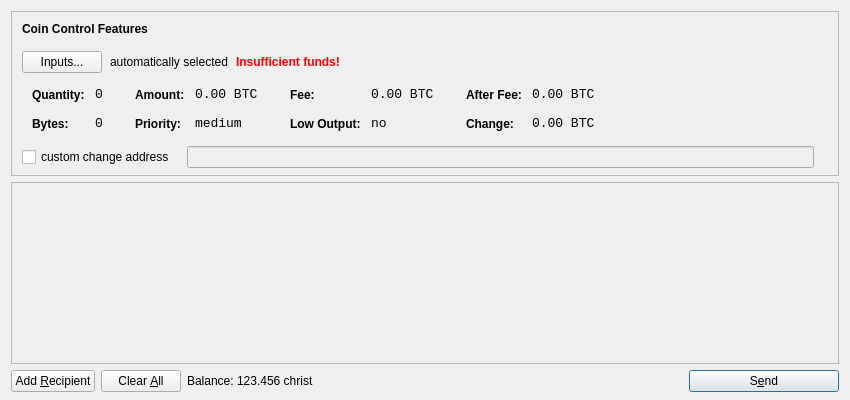
<?xml version="1.0" encoding="UTF-8"?>
<ui version="4.0">
 <class>SendCoinsDialog</class>
 <widget class="QDialog" name="SendCoinsDialog">
  <property name="geometry">
   <rect>
    <x>0</x>
    <y>0</y>
    <width>850</width>
    <height>400</height>
   </rect>
  </property>
  <property name="windowTitle">
   <string>Send Coins</string>
  </property>
  <layout class="QVBoxLayout" name="verticalLayout" stretch="0,1,0">
   <property name="bottomMargin">
    <number>8</number>
   </property>
   <item>
    <widget class="QFrame" name="frameCoinControl">
     <property name="sizePolicy">
      <sizepolicy hsizetype="Expanding" vsizetype="Expanding">
       <horstretch>0</horstretch>
       <verstretch>0</verstretch>
      </sizepolicy>
     </property>
     <property name="maximumSize">
      <size>
       <width>16777215</width>
       <height>16777215</height>
      </size>
     </property>
     <property name="frameShape">
      <enum>QFrame::StyledPanel</enum>
     </property>
     <property name="frameShadow">
      <enum>QFrame::Sunken</enum>
     </property>
     <layout class="QVBoxLayout" name="verticalLayoutCoinControl2">
      <property name="spacing">
       <number>-1</number>
      </property>
      <property name="leftMargin">
       <number>0</number>
      </property>
      <property name="topMargin">
       <number>0</number>
      </property>
      <property name="rightMargin">
       <number>0</number>
      </property>
      <property name="bottomMargin">
       <number>6</number>
      </property>
      <item>
       <layout class="QVBoxLayout" name="verticalLayoutCoinControl" stretch="0,0,0,0,1">
        <property name="spacing">
         <number>0</number>
        </property>
        <property name="leftMargin">
         <number>10</number>
        </property>
        <property name="topMargin">
         <number>10</number>
        </property>
        <item>
         <layout class="QHBoxLayout" name="horizontalLayoutCoinControl1">
          <property name="bottomMargin">
           <number>15</number>
          </property>
          <item>
           <widget class="QLabel" name="labelCoinControlFeatures">
            <property name="sizePolicy">
             <sizepolicy hsizetype="Preferred" vsizetype="Maximum">
              <horstretch>0</horstretch>
              <verstretch>0</verstretch>
             </sizepolicy>
            </property>
            <property name="font">
             <font>
              <weight>75</weight>
              <bold>true</bold>
             </font>
            </property>
            <property name="styleSheet">
             <string notr="true">font-weight:bold;</string>
            </property>
            <property name="text">
             <string>Coin Control Features</string>
            </property>
           </widget>
          </item>
         </layout>
        </item>
        <item>
         <layout class="QHBoxLayout" name="horizontalLayoutCoinControl2" stretch="0,0,0,0">
          <property name="spacing">
           <number>8</number>
          </property>
          <property name="bottomMargin">
           <number>10</number>
          </property>
          <item>
           <widget class="QPushButton" name="pushButtonCoinControl">
            <property name="styleSheet">
             <string notr="true"/>
            </property>
            <property name="text">
             <string>Inputs...</string>
            </property>
           </widget>
          </item>
          <item>
           <widget class="QLabel" name="labelCoinControlAutomaticallySelected">
            <property name="text">
             <string>automatically selected</string>
            </property>
            <property name="margin">
             <number>5</number>
            </property>
           </widget>
          </item>
          <item>
           <widget class="QLabel" name="labelCoinControlInsuffFunds">
            <property name="font">
             <font>
              <weight>75</weight>
              <bold>true</bold>
             </font>
            </property>
            <property name="styleSheet">
             <string notr="true">color:red;font-weight:bold;</string>
            </property>
            <property name="text">
             <string>Insufficient funds!</string>
            </property>
            <property name="margin">
             <number>5</number>
            </property>
           </widget>
          </item>
          <item>
           <spacer name="horizontalSpacerCoinControl">
            <property name="orientation">
             <enum>Qt::Horizontal</enum>
            </property>
            <property name="sizeHint" stdset="0">
             <size>
              <width>40</width>
              <height>1</height>
             </size>
            </property>
           </spacer>
          </item>
         </layout>
        </item>
        <item>
         <widget class="QWidget" name="widgetCoinControl" native="true">
          <property name="sizePolicy">
           <sizepolicy hsizetype="Preferred" vsizetype="Preferred">
            <horstretch>0</horstretch>
            <verstretch>0</verstretch>
           </sizepolicy>
          </property>
          <property name="minimumSize">
           <size>
            <width>0</width>
            <height>0</height>
           </size>
          </property>
          <property name="styleSheet">
           <string notr="true"/>
          </property>
          <layout class="QHBoxLayout" name="horizontalLayoutCoinControl5">
           <property name="margin">
            <number>0</number>
           </property>
           <item>
            <layout class="QHBoxLayout" name="horizontalLayoutCoinControl3" stretch="0,0,0,1">
             <property name="spacing">
              <number>20</number>
             </property>
             <property name="topMargin">
              <number>0</number>
             </property>
             <property name="bottomMargin">
              <number>10</number>
             </property>
             <item>
              <layout class="QFormLayout" name="formLayoutCoinControl1">
               <property name="horizontalSpacing">
                <number>10</number>
               </property>
               <property name="verticalSpacing">
                <number>14</number>
               </property>
               <property name="leftMargin">
                <number>10</number>
               </property>
               <property name="topMargin">
                <number>4</number>
               </property>
               <property name="rightMargin">
                <number>6</number>
               </property>
               <item row="0" column="0">
                <widget class="QLabel" name="labelCoinControlQuantityText">
                 <property name="styleSheet">
                  <string notr="true">font-weight:bold;</string>
                 </property>
                 <property name="text">
                  <string>Quantity:</string>
                 </property>
                 <property name="margin">
                  <number>0</number>
                 </property>
                </widget>
               </item>
               <item row="0" column="1">
                <widget class="QLabel" name="labelCoinControlQuantity">
                 <property name="font">
                  <font>
                   <family>Monospace</family>
                   <pointsize>10</pointsize>
                  </font>
                 </property>
                 <property name="cursor">
                  <cursorShape>IBeamCursor</cursorShape>
                 </property>
                 <property name="contextMenuPolicy">
                  <enum>Qt::ActionsContextMenu</enum>
                 </property>
                 <property name="text">
                  <string notr="true">0</string>
                 </property>
                 <property name="margin">
                  <number>0</number>
                 </property>
                 <property name="textInteractionFlags">
                  <set>Qt::LinksAccessibleByMouse|Qt::TextSelectableByKeyboard|Qt::TextSelectableByMouse</set>
                 </property>
                </widget>
               </item>
               <item row="1" column="0">
                <widget class="QLabel" name="labelCoinControlBytesText">
                 <property name="styleSheet">
                  <string notr="true">font-weight:bold;</string>
                 </property>
                 <property name="text">
                  <string>Bytes:</string>
                 </property>
                </widget>
               </item>
               <item row="1" column="1">
                <widget class="QLabel" name="labelCoinControlBytes">
                 <property name="font">
                  <font>
                   <family>Monospace</family>
                   <pointsize>10</pointsize>
                  </font>
                 </property>
                 <property name="cursor">
                  <cursorShape>IBeamCursor</cursorShape>
                 </property>
                 <property name="contextMenuPolicy">
                  <enum>Qt::ActionsContextMenu</enum>
                 </property>
                 <property name="text">
                  <string notr="true">0</string>
                 </property>
                 <property name="textInteractionFlags">
                  <set>Qt::LinksAccessibleByMouse|Qt::TextSelectableByKeyboard|Qt::TextSelectableByMouse</set>
                 </property>
                </widget>
               </item>
              </layout>
             </item>
             <item>
              <layout class="QFormLayout" name="formLayoutCoinControl2">
               <property name="horizontalSpacing">
                <number>10</number>
               </property>
               <property name="verticalSpacing">
                <number>14</number>
               </property>
               <property name="leftMargin">
                <number>6</number>
               </property>
               <property name="topMargin">
                <number>4</number>
               </property>
               <property name="rightMargin">
                <number>6</number>
               </property>
               <item row="0" column="0">
                <widget class="QLabel" name="labelCoinControlAmountText">
                 <property name="styleSheet">
                  <string notr="true">font-weight:bold;</string>
                 </property>
                 <property name="text">
                  <string>Amount:</string>
                 </property>
                 <property name="margin">
                  <number>0</number>
                 </property>
                </widget>
               </item>
               <item row="0" column="1">
                <widget class="QLabel" name="labelCoinControlAmount">
                 <property name="font">
                  <font>
                   <family>Monospace</family>
                   <pointsize>10</pointsize>
                  </font>
                 </property>
                 <property name="cursor">
                  <cursorShape>IBeamCursor</cursorShape>
                 </property>
                 <property name="contextMenuPolicy">
                  <enum>Qt::ActionsContextMenu</enum>
                 </property>
                 <property name="text">
                  <string notr="true">0.00 BTC</string>
                 </property>
                 <property name="textInteractionFlags">
                  <set>Qt::LinksAccessibleByMouse|Qt::TextSelectableByKeyboard|Qt::TextSelectableByMouse</set>
                 </property>
                </widget>
               </item>
               <item row="1" column="0">
                <widget class="QLabel" name="labelCoinControlPriorityText">
                 <property name="styleSheet">
                  <string notr="true">font-weight:bold;</string>
                 </property>
                 <property name="text">
                  <string>Priority:</string>
                 </property>
                </widget>
               </item>
               <item row="1" column="1">
                <widget class="QLabel" name="labelCoinControlPriority">
                 <property name="font">
                  <font>
                   <family>Monospace</family>
                   <pointsize>10</pointsize>
                  </font>
                 </property>
                 <property name="cursor">
                  <cursorShape>IBeamCursor</cursorShape>
                 </property>
                 <property name="contextMenuPolicy">
                  <enum>Qt::ActionsContextMenu</enum>
                 </property>
                 <property name="text">
                  <string>medium</string>
                 </property>
                 <property name="textInteractionFlags">
                  <set>Qt::LinksAccessibleByMouse|Qt::TextSelectableByKeyboard|Qt::TextSelectableByMouse</set>
                 </property>
                </widget>
               </item>
              </layout>
             </item>
             <item>
              <layout class="QFormLayout" name="formLayoutCoinControl3">
               <property name="horizontalSpacing">
                <number>10</number>
               </property>
               <property name="verticalSpacing">
                <number>14</number>
               </property>
               <property name="leftMargin">
                <number>6</number>
               </property>
               <property name="topMargin">
                <number>4</number>
               </property>
               <property name="rightMargin">
                <number>6</number>
               </property>
               <item row="0" column="0">
                <widget class="QLabel" name="labelCoinControlFeeText">
                 <property name="styleSheet">
                  <string notr="true">font-weight:bold;</string>
                 </property>
                 <property name="text">
                  <string>Fee:</string>
                 </property>
                 <property name="margin">
                  <number>0</number>
                 </property>
                </widget>
               </item>
               <item row="0" column="1">
                <widget class="QLabel" name="labelCoinControlFee">
                 <property name="font">
                  <font>
                   <family>Monospace</family>
                   <pointsize>10</pointsize>
                  </font>
                 </property>
                 <property name="cursor">
                  <cursorShape>IBeamCursor</cursorShape>
                 </property>
                 <property name="contextMenuPolicy">
                  <enum>Qt::ActionsContextMenu</enum>
                 </property>
                 <property name="text">
                  <string notr="true">0.00 BTC</string>
                 </property>
                 <property name="textInteractionFlags">
                  <set>Qt::LinksAccessibleByMouse|Qt::TextSelectableByKeyboard|Qt::TextSelectableByMouse</set>
                 </property>
                </widget>
               </item>
               <item row="1" column="0">
                <widget class="QLabel" name="labelCoinControlLowOutputText">
                 <property name="styleSheet">
                  <string notr="true">font-weight:bold;</string>
                 </property>
                 <property name="text">
                  <string>Low Output:</string>
                 </property>
                </widget>
               </item>
               <item row="1" column="1">
                <widget class="QLabel" name="labelCoinControlLowOutput">
                 <property name="font">
                  <font>
                   <family>Monospace</family>
                   <pointsize>10</pointsize>
                  </font>
                 </property>
                 <property name="cursor">
                  <cursorShape>IBeamCursor</cursorShape>
                 </property>
                 <property name="contextMenuPolicy">
                  <enum>Qt::ActionsContextMenu</enum>
                 </property>
                 <property name="text">
                  <string>no</string>
                 </property>
                 <property name="textInteractionFlags">
                  <set>Qt::LinksAccessibleByMouse|Qt::TextSelectableByKeyboard|Qt::TextSelectableByMouse</set>
                 </property>
                </widget>
               </item>
              </layout>
             </item>
             <item>
              <layout class="QFormLayout" name="formLayoutCoinControl4">
               <property name="horizontalSpacing">
                <number>10</number>
               </property>
               <property name="verticalSpacing">
                <number>14</number>
               </property>
               <property name="leftMargin">
                <number>6</number>
               </property>
               <property name="topMargin">
                <number>4</number>
               </property>
               <property name="rightMargin">
                <number>6</number>
               </property>
               <item row="0" column="0">
                <widget class="QLabel" name="labelCoinControlAfterFeeText">
                 <property name="styleSheet">
                  <string notr="true">font-weight:bold;</string>
                 </property>
                 <property name="text">
                  <string>After Fee:</string>
                 </property>
                 <property name="margin">
                  <number>0</number>
                 </property>
                </widget>
               </item>
               <item row="0" column="1">
                <widget class="QLabel" name="labelCoinControlAfterFee">
                 <property name="font">
                  <font>
                   <family>Monospace</family>
                   <pointsize>10</pointsize>
                  </font>
                 </property>
                 <property name="cursor">
                  <cursorShape>IBeamCursor</cursorShape>
                 </property>
                 <property name="contextMenuPolicy">
                  <enum>Qt::ActionsContextMenu</enum>
                 </property>
                 <property name="text">
                  <string notr="true">0.00 BTC</string>
                 </property>
                 <property name="textInteractionFlags">
                  <set>Qt::LinksAccessibleByMouse|Qt::TextSelectableByKeyboard|Qt::TextSelectableByMouse</set>
                 </property>
                </widget>
               </item>
               <item row="1" column="0">
                <widget class="QLabel" name="labelCoinControlChangeText">
                 <property name="styleSheet">
                  <string notr="true">font-weight:bold;</string>
                 </property>
                 <property name="text">
                  <string>Change:</string>
                 </property>
                </widget>
               </item>
               <item row="1" column="1">
                <widget class="QLabel" name="labelCoinControlChange">
                 <property name="font">
                  <font>
                   <family>Monospace</family>
                   <pointsize>10</pointsize>
                  </font>
                 </property>
                 <property name="cursor">
                  <cursorShape>IBeamCursor</cursorShape>
                 </property>
                 <property name="contextMenuPolicy">
                  <enum>Qt::ActionsContextMenu</enum>
                 </property>
                 <property name="text">
                  <string notr="true">0.00 BTC</string>
                 </property>
                 <property name="textInteractionFlags">
                  <set>Qt::LinksAccessibleByMouse|Qt::TextSelectableByKeyboard|Qt::TextSelectableByMouse</set>
                 </property>
                </widget>
               </item>
              </layout>
             </item>
            </layout>
           </item>
          </layout>
         </widget>
        </item>
        <item>
         <layout class="QHBoxLayout" name="horizontalLayoutCoinControl4" stretch="0,0,0">
          <property name="spacing">
           <number>12</number>
          </property>
          <property name="sizeConstraint">
           <enum>QLayout::SetDefaultConstraint</enum>
          </property>
          <property name="topMargin">
           <number>5</number>
          </property>
          <property name="rightMargin">
           <number>5</number>
          </property>
          <item>
           <widget class="QCheckBox" name="checkBoxCoinControlChange">
            <property name="text">
             <string>custom change address</string>
            </property>
           </widget>
          </item>
          <item>
           <widget class="QLineEdit" name="lineEditCoinControlChange">
            <property name="enabled">
             <bool>false</bool>
            </property>
            <property name="sizePolicy">
             <sizepolicy hsizetype="Expanding" vsizetype="Fixed">
              <horstretch>0</horstretch>
              <verstretch>0</verstretch>
             </sizepolicy>
            </property>
           </widget>
          </item>
          <item>
           <widget class="QLabel" name="labelCoinControlChangeLabel">
            <property name="sizePolicy">
             <sizepolicy hsizetype="Preferred" vsizetype="Expanding">
              <horstretch>0</horstretch>
              <verstretch>0</verstretch>
             </sizepolicy>
            </property>
            <property name="minimumSize">
             <size>
              <width>0</width>
              <height>0</height>
             </size>
            </property>
            <property name="text">
             <string/>
            </property>
            <property name="margin">
             <number>3</number>
            </property>
           </widget>
          </item>
         </layout>
        </item>
        <item>
         <spacer name="verticalSpacerCoinControl">
          <property name="orientation">
           <enum>Qt::Vertical</enum>
          </property>
          <property name="sizeHint" stdset="0">
           <size>
            <width>800</width>
            <height>1</height>
           </size>
          </property>
         </spacer>
        </item>
       </layout>
      </item>
     </layout>
    </widget>
   </item>
   <item>
    <widget class="QScrollArea" name="scrollArea">
     <property name="widgetResizable">
      <bool>true</bool>
     </property>
     <widget class="QWidget" name="scrollAreaWidgetContents">
      <property name="geometry">
       <rect>
        <x>0</x>
        <y>0</y>
        <width>830</width>
        <height>165</height>
       </rect>
      </property>
      <layout class="QVBoxLayout" name="verticalLayout_2">
       <property name="margin">
        <number>0</number>
       </property>
       <item>
        <layout class="QVBoxLayout" name="entries">
         <property name="spacing">
          <number>6</number>
         </property>
        </layout>
       </item>
       <item>
        <spacer name="verticalSpacer">
         <property name="orientation">
          <enum>Qt::Vertical</enum>
         </property>
         <property name="sizeHint" stdset="0">
          <size>
           <width>20</width>
           <height>40</height>
          </size>
         </property>
        </spacer>
       </item>
      </layout>
     </widget>
    </widget>
   </item>
   <item>
    <layout class="QHBoxLayout" name="horizontalLayout">
     <item>
      <widget class="QPushButton" name="addButton">
       <property name="toolTip">
        <string>Send to multiple recipients at once</string>
       </property>
       <property name="text">
        <string>Add &amp;Recipient</string>
       </property>
       <property name="icon">
        <iconset resource="../bitcoin.qrc">
         <normaloff>:/icons/add</normaloff>:/icons/add</iconset>
       </property>
       <property name="autoDefault">
        <bool>false</bool>
       </property>
      </widget>
     </item>
     <item>
      <widget class="QPushButton" name="clearButton">
       <property name="sizePolicy">
        <sizepolicy hsizetype="Minimum" vsizetype="Fixed">
         <horstretch>0</horstretch>
         <verstretch>0</verstretch>
        </sizepolicy>
       </property>
       <property name="toolTip">
        <string>Remove all transaction fields</string>
       </property>
       <property name="text">
        <string>Clear &amp;All</string>
       </property>
       <property name="icon">
        <iconset resource="../bitcoin.qrc">
         <normaloff>:/icons/remove</normaloff>:/icons/remove</iconset>
       </property>
       <property name="autoRepeatDelay">
        <number>300</number>
       </property>
       <property name="autoDefault">
        <bool>false</bool>
       </property>
      </widget>
     </item>
     <item>
      <layout class="QHBoxLayout" name="horizontalLayout_2">
       <property name="spacing">
        <number>3</number>
       </property>
       <item>
        <widget class="QLabel" name="label">
         <property name="text">
          <string>Balance:</string>
         </property>
        </widget>
       </item>
       <item>
        <widget class="QLabel" name="labelBalance">
         <property name="cursor">
          <cursorShape>IBeamCursor</cursorShape>
         </property>
         <property name="text">
          <string>123.456 christ</string>
         </property>
         <property name="textInteractionFlags">
          <set>Qt::LinksAccessibleByMouse|Qt::TextSelectableByKeyboard|Qt::TextSelectableByMouse</set>
         </property>
        </widget>
       </item>
      </layout>
     </item>
     <item>
      <spacer name="horizontalSpacer">
       <property name="orientation">
        <enum>Qt::Horizontal</enum>
       </property>
       <property name="sizeHint" stdset="0">
        <size>
         <width>40</width>
         <height>20</height>
        </size>
       </property>
      </spacer>
     </item>
     <item>
      <widget class="QPushButton" name="sendButton">
       <property name="minimumSize">
        <size>
         <width>150</width>
         <height>0</height>
        </size>
       </property>
       <property name="toolTip">
        <string>Confirm the send action</string>
       </property>
       <property name="text">
        <string>S&amp;end</string>
       </property>
       <property name="icon">
        <iconset resource="../bitcoin.qrc">
         <normaloff>:/icons/send</normaloff>:/icons/send</iconset>
       </property>
       <property name="default">
        <bool>true</bool>
       </property>
      </widget>
     </item>
    </layout>
   </item>
  </layout>
 </widget>
 <resources>
  <include location="../bitcoin.qrc"/>
 </resources>
 <connections/>
</ui>
